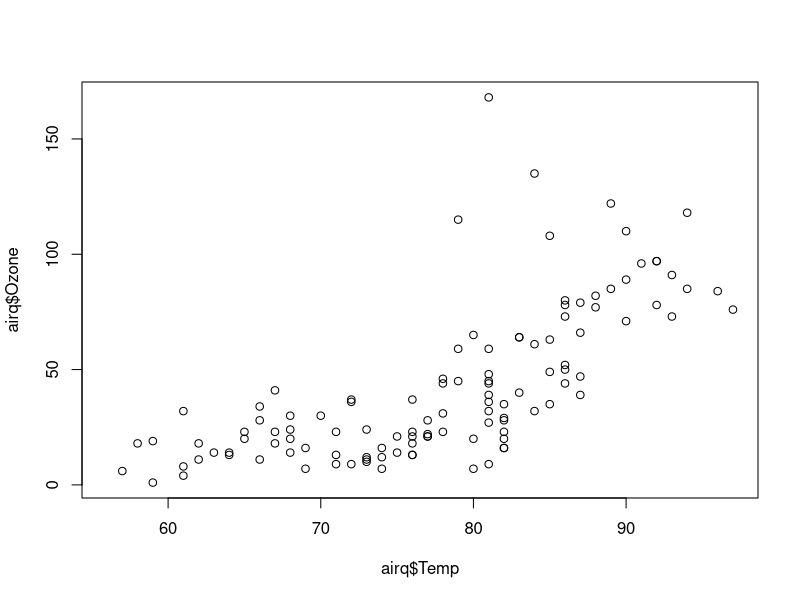
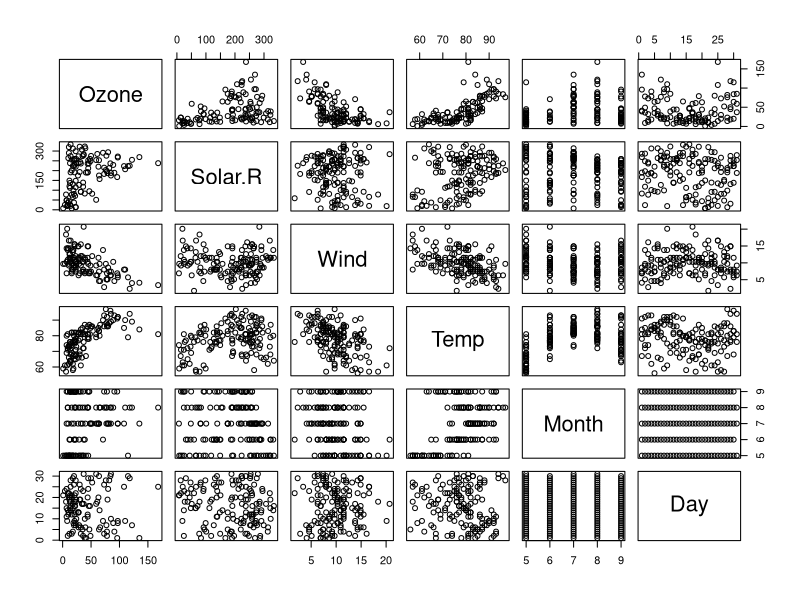
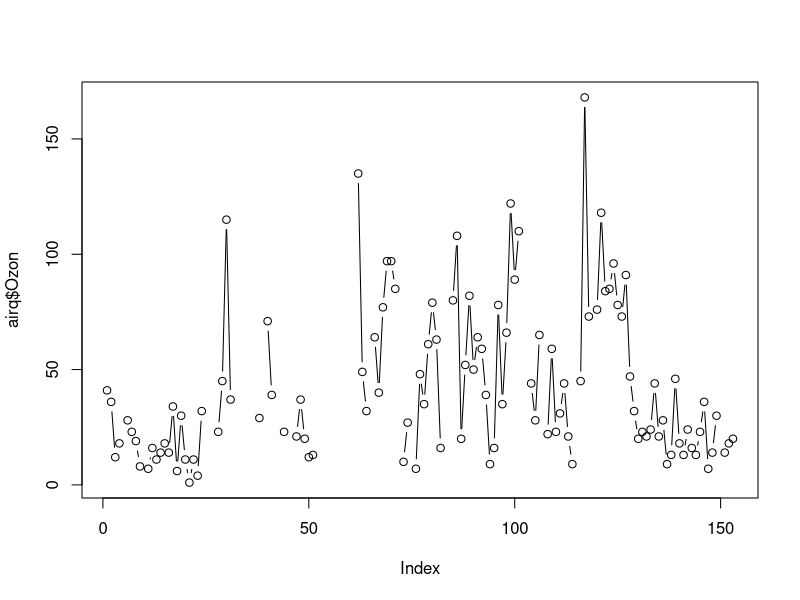

The R script that drew these images, in order:
#install.packages(datasets.load")
library(datasets)
#airq
airq <- datasets::airquality

#1st 6 row
head(airq,10)
tail(airq)
airq[,c(1,2)]
airq$Temp
airq[c(-2),c(1,2)]
colnames(airq)
summary(airq$Temp)

###########  scatter plot
plot(airq$Temp,airq$Ozone)
plot(airq)

#point and lines
plot(airq$Ozon, type = 'b') #b=both,l=line and p=plot




